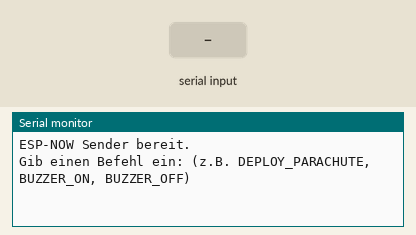
This sketch was run on a simulated ESP32. Shown: the last lines printed to the serial monitor. Inputs (shaded band) come from the test bench.

Above: at 1.2 s.
1.3 s: "1\n" received over Serial
At 1.9 s:
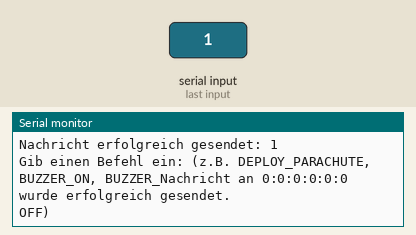
2.8 s: "0\n" received over Serial
At 3.4 s:
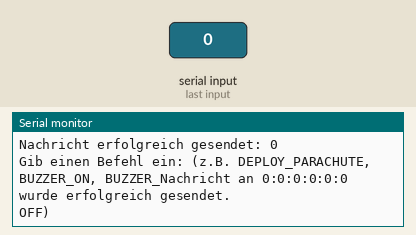
4.3 s: "2\n" received over Serial
At 4.9 s:
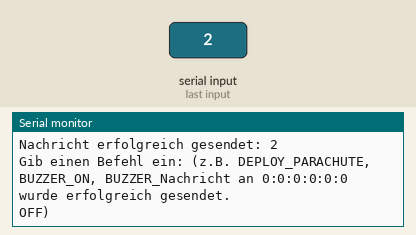

Measured:
- after the input at 1.3 s, the serial monitor: prints a new line at once (image 1)
- after the input at 2.8 s, the serial monitor: prints a new line at once (image 2)
- after the input at 4.3 s, the serial monitor: prints a new line at once (image 3)

The sketch:

empfaenger4.0test.ino
```cpp
#include <esp_now.h>
#include <WiFi.h>

// Empfänger-MAC-Adresse
uint8_t receiverMac[] = {0x30, 0xc9, 0x22, 0x33, 0x38, 0xb0};

// Struktur für die Datenübertragung
typedef struct {
  char command[32];
} Command;

// Funktion für den Status der Datenübertragung
void OnDataSent(const uint8_t *mac_addr, esp_now_send_status_t status) {
  Serial.print("Nachricht an ");
  for (int i = 0; i < 6; i++) {
    Serial.print(mac_addr[i], HEX);
    if (i < 5) Serial.print(":");
  }
  Serial.print(" wurde ");
  if (status == ESP_NOW_SEND_SUCCESS) {
    Serial.println("erfolgreich gesendet.");
  } else {
    Serial.println("NICHT gesendet.");
  }
}

// Initialisierung
void setup() {
  Serial.begin(115200);

  // WLAN im Station-Modus starten
  WiFi.mode(WIFI_STA);

  // ESP-NOW initialisieren
  if (esp_now_init() != ESP_OK) {
    Serial.println("Fehler beim Initialisieren von ESP-NOW.");
    return;
  }

  // Callback für Sendestatus registrieren
  esp_now_register_send_cb(OnDataSent);

  // Empfänger zu ESP-NOW hinzufügen
  esp_now_peer_info_t peerInfo;
  memcpy(peerInfo.peer_addr, receiverMac, 6);
  peerInfo.channel = 0; // Verwende den Standardkanal
  peerInfo.encrypt = false;

  if (esp_now_add_peer(&peerInfo) != ESP_OK) {
    Serial.println("Fehler beim Hinzufügen des Empfängers.");
    return;
  }
  Serial.println("ESP-NOW Sender bereit.");
}

// Nachricht senden
void sendCommand(const char *cmd) {
  Command command;
  strncpy(command.command, cmd, sizeof(command.command));
  command.command[sizeof(command.command) - 1] = '\0'; // Sicherstellen, dass der String terminiert ist

  // Nachricht senden
  esp_err_t result = esp_now_send(receiverMac, (uint8_t *)&command, sizeof(command));
  if (result == ESP_OK) {
    Serial.println("Nachricht erfolgreich gesendet: " + String(cmd));
  } else {
    Serial.println("Fehler beim Senden der Nachricht.");
  }
}

// Loop für Befehle
void loop() {
  Serial.println("Gib einen Befehl ein: (z.B. DEPLOY_PARACHUTE, BUZZER_ON, BUZZER_OFF)");
  while (!Serial.available()) {
    delay(100); // Warten auf Eingabe
  }

  String input = Serial.readStringUntil('\n');
  input.trim(); // Entferne Leerzeichen und neue Zeilen

  if (!input.isEmpty()) {
    sendCommand(input.c_str());
  }
}
```
